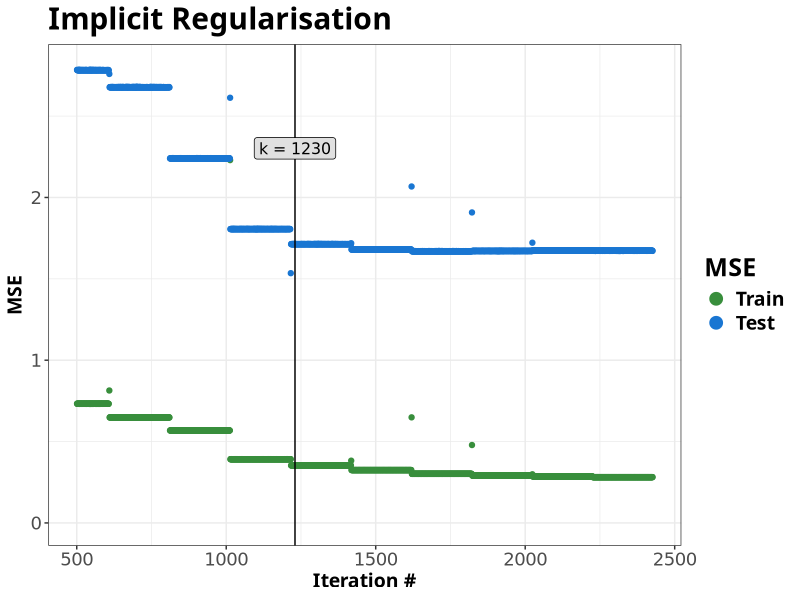

The R source for this figure:
#--------------------------------------------------------------#
# Libraries
#--------------------------------------------------------------#

library(ggplot2)

set.seed(12345)

## ggplot2 common theme
dejavu_layer <- list(
  theme_bw(),
  theme(
    text = element_text(family = "Bitter",
                        face = "bold",
                        size = 14),
    title = element_text(size = 18),
    legend.text = element_text(size = 14),
    axis.text = element_text(size = 13,
                             family = "DejaVuSans",
                             face = "plain"),
    axis.title = element_text(size = 14)
  )
)

data <- read.csv("communities.csv")
n <- dim(data)[1]

# Rename the target variable ViolentCrimesPerPop as target
names(data)[names(data) == "ViolentCrimesPerPop"] <- "target"


# Divide the data into training and test sets
data <- as.data.frame(scale(data))
id = sample(1:n, floor(n * 0.5))
train = data[id, ]
test = data[-id, ]

# Vectors to store training and test errors
error_tr <- c()
error_test <- c()

# Calculate the MSE cost
cost <- function(par, data){
  tr_cost <- mean((train$target - par %*% t(as.matrix(train[-101])))^2)
  te_cost <- mean((test$target - par %*% t(as.matrix(train[-101])))^2)
  error_tr <<- c(error_tr, tr_cost)
  error_test <<- c(error_test, te_cost)
  return(tr_cost)
}

# Use gradient descent algorithm to minimize the cost
opt <- optim(par = rep(0, 100),
             fn = cost,
             method = "BFGS",
             control = list(maxit = 12))

# Plots:
df <- cbind.data.frame(x = 1:length(error_tr),
                       error_tr = error_tr,
                       error_test = error_test)

plot <- ggplot(df, aes(x = x)) +
  dejavu_layer +
  geom_point(aes(y = error_tr, colour = "1")) +
  geom_point(aes(y = error_test, colour = "2")) +
  xlim(c(501, length(error_tr))) +
  ylim(c(0, error_test[400])) +
  geom_vline(xintercept = 1230) +
  annotate(x = 1230,
           y = 2.5,
           label = "k = 1230",
           vjust = 2,
           geom = "label",
           family = "DejavuSans",
           size = 4,
           fill = "#e0e0e0") +
  labs(title = "Implicit Regularisation",
       x = "Iteration #",
       y = "MSE") +
  scale_color_manual(name = "MSE",
                     labels = c("Train", "Test"),
                     values = c("#388e3c", "#1976d2")) +
  guides(colour = guide_legend(override.aes = list(size = 4)))
  # Legend symbol size

print(plot)

#ggsave("implicit.png", dpi = 400)
